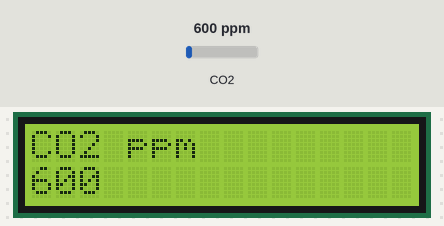
A sketch run on a simulated Arduino Nano, built with avr-gcc and run on an emulated ATmega328P. Parts: 16×2 character LCD. The test bench sets the inputs (shaded band); at power-on: CO2 600 ppm. What the sketch prints to the serial monitor is not drawn.

Above: at 5.7 s.
5.8 s: CO2 set to 452 ppm
At 6.2 s:
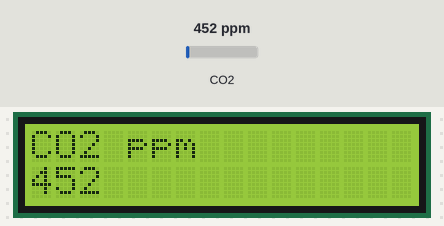
7.3 s: CO2 set to 1050 ppm
At 8.2 s:
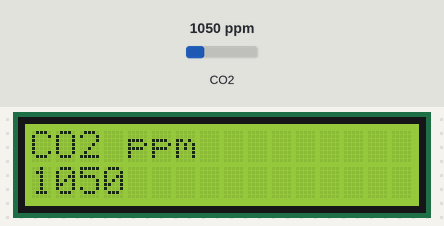
8.8 s: CO2 set to 1700 ppm
At 10.1 s:
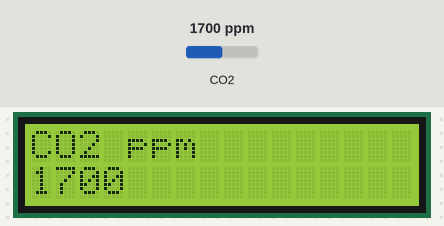
Timing chart, 0 to 11.8 s (numbered marks = the images above; inputs shaded):
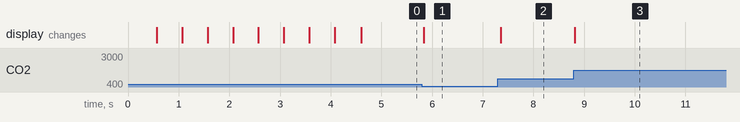

Measured:
- after the input at 5.8 s, the display: changes at once (image 1)
- after the input at 7.3 s, the display: changes after 0.06 s (image 2)
- after the input at 8.8 s, the display: changes at once (image 3)

The sketch:

co2-code.ino
```cpp
/*
CIRCUIT WIRING:
NANO to LCD: pins 7,6,5,4,3,2 to RS,E,DB4,DB5,DB6,DB7
LCD to +5V: LED+ (with 220o resistor) and VO
LCD to GND: VO (with 1Ko resistor) and LED-
NANO to MH-Z19C: pins 8,9 to TX,RX
If the NANO isn't powered by USB, connect Vin to +5V and GND with the other GND
*/
#include <Arduino.h>
#include "MHZ19.h"
#include <SoftwareSerial.h>
#include <LiquidCrystal.h>
LiquidCrystal lcd(7,6,5,4,3,2);
int rxPin=8;
int txPin=9;
int baudRate=9600;
int dt=50;
int j;
MHZ19 myMHZ19;
SoftwareSerial mySerial(rxPin,txPin);

void setup()
{
Serial.begin(baudRate);
mySerial.begin(baudRate);
myMHZ19.begin(mySerial);
myMHZ19.autoCalibration();
lcd.begin(16,2);//start the LCD and setup its width and height (16, 2)
lcd.setCursor(0,0);
lcd.print("valeur limite");
delay(500);
lcd.clear();
for (j=0;j<=3;j=j+1){
lcd.setCursor(0,0);
lcd.print("loading");
delay(500);
lcd.clear();
delay(500);
}
lcd.clear();
}

void loop(){
{
int CO2;
CO2 = myMHZ19.getCO2();//request CO2 as ppm
lcd.setCursor(0,0);
lcd.print("CO2 ppm");
lcd.setCursor(0,1);
lcd.print(CO2);
Serial.println(CO2);
delay(dt);
}
}
```
